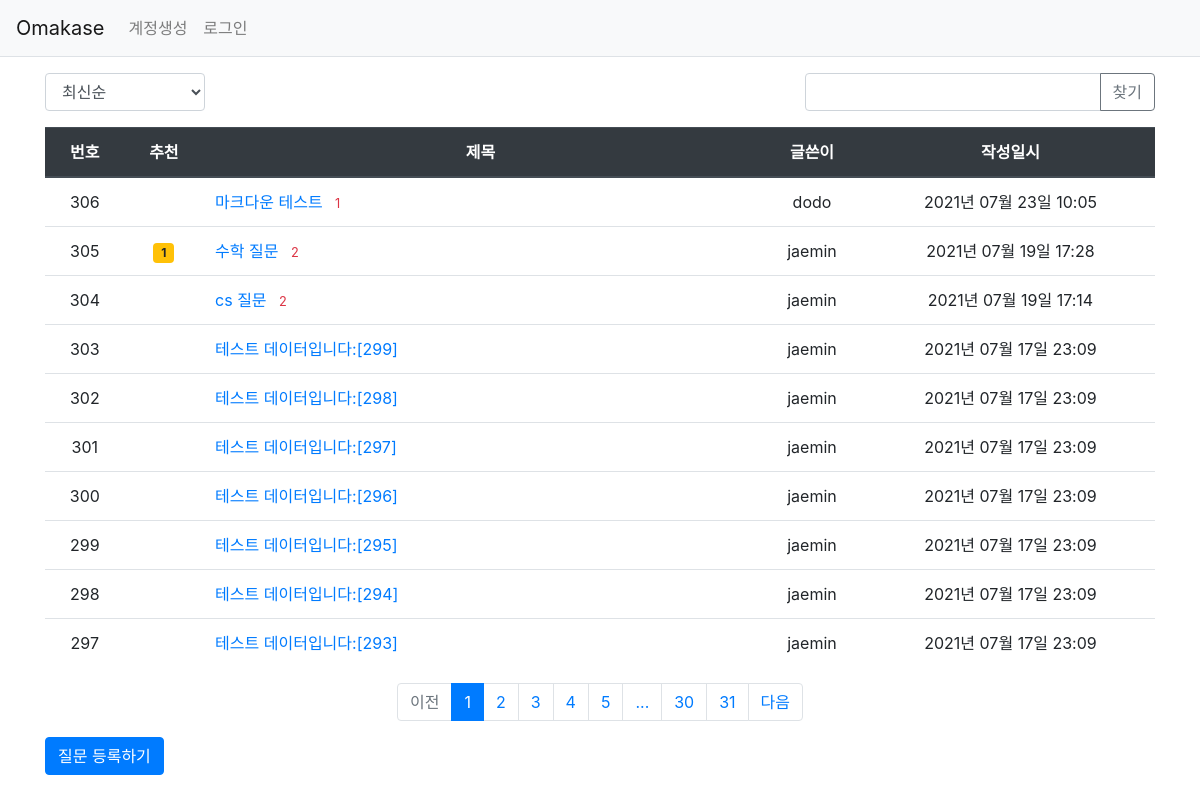
Page /question/list/ on the committed database.
### pybo/models.py (models this page shows)
class Question(db.Model):
    id = db.Column(db.Integer, primary_key=True)
    subject = db.Column(db.String(200), nullable=False)
    content = db.Column(db.Text(), nullable=False)
    create_date = db.Column(db.DateTime(), nullable=False)
    user_id = db.Column(db.Integer, db.ForeignKey('user.id', ondelete='CASCADE'), nullable=False)
    user = db.relationship('User', backref=db.backref('question_set'))
    modify_date = db.Column(db.DateTime(), nullable=True)
    voter = db.relationship('User', secondary=question_voter, backref=db.backref('question_voter_set'))

class User(db.Model):
    id = db.Column(db.Integer, primary_key=True)
    username = db.Column(db.String(150), unique=True, nullable=False)
    password = db.Column(db.String(200), nullable=False)
    email = db.Column(db.String(120), unique=True, nullable=False)

### pybo/views/question_views.py (the view, shortened to what this page needs)
@bp.route('/list/')
def _list():
    page = request.args.get('page', type=int, default=1)
    kw = request.args.get('kw', type=str, default='')
    so = request.args.get('so', type=str, default='recent')
    if so == 'recommend':
        sub_query = db.session.query(question_voter.c.question_id, func.count('*').label('num_voter')) \
            .group_by(question_voter.c.question_id).subquery()
        question_list = Question.query \
            .outerjoin(sub_query, Question.id == sub_query.c.question_id) \
            .order_by(sub_query.c.num_voter.desc(), Question.create_date.desc())
    elif so == 'popular':
        sub_query = db.session.query(Answer.question_id, func.count('*').label('num_answer')) \
            .group_by(Answer.question_id).subquery()
        question_list = Question.query \
            .outerjoin(sub_query, Question.id == sub_query.c.question_id) \
            .order_by(sub_query.c.num_answer.desc(), Question.create_date.desc())
    else:
        question_list = Question.query.order_by(Question.create_date.desc())
    question_list = question_list.paginate(page, per_page=10)
    return render_template('question/question_list.html', question_list=question_list, page=page, kw=kw, so=so)

### pybo/filter.py (called while the page is built)
def format_datetime(value, fmt='%Y년 %m월 %d일 %H:%M'):
    return value.strftime(fmt)

### pybo/views/auth_views.py (called while the page is built)
@bp.before_app_request
def load_logged_in_user():
    user_id = session.get('user_id')
    if user_id is None:
        g.user = None
    else:
        g.user = User.query.get(user_id)

### pybo/templates/question/question_list.html (shortened to what this page needs)
{% extends 'base.html' %}
{% block content %}
<div class="container my-3">
    <div class="row justify-content-between my-3">
        <div class="col-2">
            <select class="form-control so">
                <option value="recent" {% if so=='recent' %}selected{% endif %}>최신순</option>
            </select>
        </div>
        <div class="col-4 input-group">
            <input type="text" class="form-control kw" value="{{ kw or '' }}">
            <div class="input-group-append">
                <button class="btn btn-outline-secondary" type="button" id="btn_search">찾기</button>
            </div>
        </div>
    </div>
    <table class="table">
        <thead>
        <tr class="text-center thead-dark">
            <th>번호</th>
            <th>추천</th>
            <th style="width:50%">제목</th>
            <th>글쓴이</th>
            <th>작성일시</th>
        </tr>
        </thead>
        <tbody>
        {% if question_list %}
        {% for question in question_list.items %}
        <tr class="text-center">
            <td>{{ question_list.total - ((question_list.page-1) * question_list.per_page) - loop.index0 }}</td>
            <td>
                {% if question.voter|length > 0 %}
                <span class="badge badge-warning px-2 py-1">{{ question.voter|length }}</span>
                {% endif %}
            </td>
            <td class="text-left">
                <a href="{{ url_for('question.detail', question_id=question.id) }}">{{ question.subject }}</a>
                {% if question.answer_set|length > 0 %}
                <span class="text-danger small ml-2">{{ question.answer_set|length }}</span>
                {% endif %}
            </td>
            <td>{{ question.user.username }}</td>
            <td>{{ question.create_date|datetime }}</td>
        </tr>
        {% endfor %}
        {% else %}
        <tr>
            <td colspan="3">질문이 없습니다.</td>
        </tr>
        {% endif %}
        </tbody>
    </table>
    <ul class="pagination justify-content-center">
        {% if question_list.has_prev %}
        <li class="page-item">
            <a class="page-link" data-page="{{ question_list.prev_num }}" href="#">이전</a>
        </li>
        {% else %}
        <li class="page-item disabled">
            <a class="page-link" tabindex="-1" aria-disabled="true" href="#">이전</a>
        </li>
        {% endif %}
        {% for page_num in question_list.iter_pages() %}
            {% if page_num %}
                {% if page_num != question_list.page %}
                <li class="page-item">
                    <a class="page-link" data-page="{{ page_num }}" href="#">{{ page_num }}</a>
                </li>
                {% else %}
                <li class="page-item active" aria-current="page">
                    <a class="page-link" href="#">{{ page_num }}</a>
                </li>
                {% endif %}
           {% else %}
                <li class="disabled">
                    <a class="page-link" href="#">...</a>
                </li>
           {% endif %}
        {% endfor %}
        {% if question_list.has_next %}
        <li class="page-item">
            <a class="page-link" data-page="{{ question_list.next_num }}" href="#">다음</a>
        </li>
        {% else %}
        <li class="page-item disabled">
            <a class="page-link" tabindex="-1" aria-disabled="true" href="#">다음</a>
        </li>
        {% endif %}
    </ul>
    <a href="{{ url_for('question.create') }}" class="btn btn-primary">질문 등록하기</a>
</div>
{% endblock %}

### rows in the picture
Question: total "306", subject "마크다운 테스트", answer_set|length "1", user.username "dodo", create_date "2021년 07월 23일 10:05"
Question: total "305", voter|length "1", subject "수학 질문", answer_set|length "2", user.username "jaemin", create_date "2021년 07월 19일 17:28"
Question: total "304", subject "cs 질문", answer_set|length "2", user.username "jaemin", create_date "2021년 07월 19일 17:14"
Question: total "303", subject "테스트 데이터입니다:[299]", user.username "jaemin", create_date "2021년 07월 17일 23:09"
Question: total "302", subject "테스트 데이터입니다:[298]", user.username "jaemin", create_date "2021년 07월 17일 23:09"
Question: total "301", subject "테스트 데이터입니다:[297]", user.username "jaemin", create_date "2021년 07월 17일 23:09"
Question: total "300", subject "테스트 데이터입니다:[296]", user.username "jaemin", create_date "2021년 07월 17일 23:09"
Question: total "299", subject "테스트 데이터입니다:[295]", user.username "jaemin", create_date "2021년 07월 17일 23:09"
Question: total "298", subject "테스트 데이터입니다:[294]", user.username "jaemin", create_date "2021년 07월 17일 23:09"
Question: total "297", subject "테스트 데이터입니다:[293]", user.username "jaemin", create_date "2021년 07월 17일 23:09"

### other values in the picture
{{ page_num }} "1"
{{ page_num }} "2" "3" "4" "5" "30" "31"
